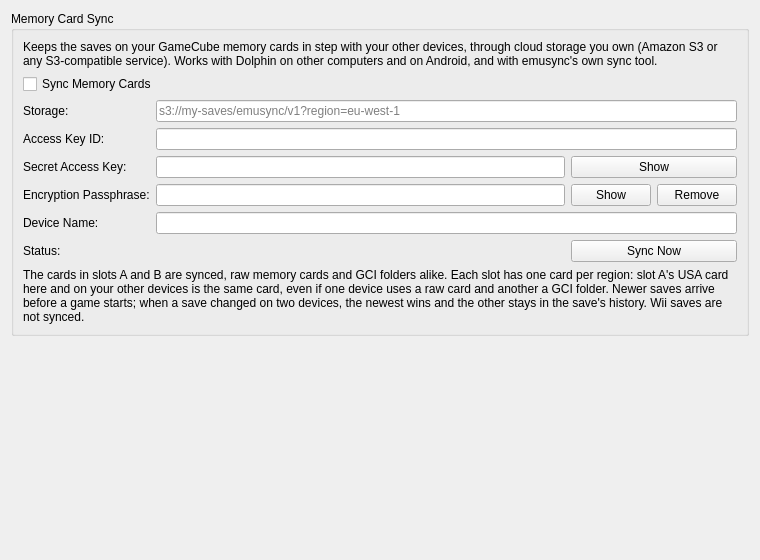
<?xml version="1.0" encoding="UTF-8"?>
<ui version="4.0">
 <class>MemoryCardSyncPane</class>
 <widget class="QWidget" name="MemoryCardSyncPane">
  <property name="geometry">
   <rect>
    <x>0</x>
    <y>0</y>
    <width>760</width>
    <height>560</height>
   </rect>
  </property>
  <layout class="QVBoxLayout" name="rootLayout">
   <item>
    <widget class="QGroupBox" name="syncGroup">
     <property name="title">
      <string>Memory Card Sync</string>
     </property>
     <layout class="QVBoxLayout" name="syncLayout">
      <item>
       <widget class="QLabel" name="introLabel">
        <property name="text">
         <string>Keeps the saves on your GameCube memory cards in step with your other devices, through cloud storage you own (Amazon S3 or any S3-compatible service). Works with Dolphin on other computers and on Android, and with emusync's own sync tool.</string>
        </property>
        <property name="wordWrap">
         <bool>true</bool>
        </property>
       </widget>
      </item>
      <item>
       <widget class="QCheckBox" name="enabledCheckBox">
        <property name="text">
         <string>Sync Memory Cards</string>
        </property>
       </widget>
      </item>
      <item>
       <layout class="QGridLayout" name="fieldsLayout">
        <item row="0" column="0">
         <widget class="QLabel" name="storageLabel">
          <property name="text">
           <string>Storage:</string>
          </property>
          <property name="buddy">
           <cstring>storageLineEdit</cstring>
          </property>
         </widget>
        </item>
        <item row="0" column="1" colspan="3">
         <widget class="QLineEdit" name="storageLineEdit">
          <property name="placeholderText">
           <string>s3://my-saves/emusync/v1?region=eu-west-1</string>
          </property>
         </widget>
        </item>
        <item row="1" column="0">
         <widget class="QLabel" name="accessKeyIdLabel">
          <property name="text">
           <string>Access Key ID:</string>
          </property>
          <property name="buddy">
           <cstring>accessKeyIdLineEdit</cstring>
          </property>
         </widget>
        </item>
        <item row="1" column="1" colspan="3">
         <widget class="QLineEdit" name="accessKeyIdLineEdit"/>
        </item>
        <item row="2" column="0">
         <widget class="QLabel" name="secretLabel">
          <property name="text">
           <string>Secret Access Key:</string>
          </property>
          <property name="buddy">
           <cstring>secretLineEdit</cstring>
          </property>
         </widget>
        </item>
        <item row="2" column="1">
         <widget class="QLineEdit" name="secretLineEdit">
          <property name="echoMode">
           <enum>QLineEdit::EchoMode::Password</enum>
          </property>
         </widget>
        </item>
        <item row="2" column="2" colspan="2">
         <widget class="QPushButton" name="secretShowButton">
          <property name="text">
           <string>Show</string>
          </property>
          <property name="checkable">
           <bool>true</bool>
          </property>
         </widget>
        </item>
        <item row="3" column="0">
         <widget class="QLabel" name="passphraseLabel">
          <property name="text">
           <string>Encryption Passphrase:</string>
          </property>
          <property name="buddy">
           <cstring>passphraseLineEdit</cstring>
          </property>
         </widget>
        </item>
        <item row="3" column="1">
         <widget class="QLineEdit" name="passphraseLineEdit">
          <property name="echoMode">
           <enum>QLineEdit::EchoMode::Password</enum>
          </property>
         </widget>
        </item>
        <item row="3" column="2">
         <widget class="QPushButton" name="passphraseShowButton">
          <property name="text">
           <string>Show</string>
          </property>
          <property name="checkable">
           <bool>true</bool>
          </property>
         </widget>
        </item>
        <item row="3" column="3">
         <widget class="QPushButton" name="passphraseRemoveButton">
          <property name="text">
           <string>Remove</string>
          </property>
         </widget>
        </item>
        <item row="4" column="0">
         <widget class="QLabel" name="deviceNameLabel">
          <property name="text">
           <string>Device Name:</string>
          </property>
          <property name="buddy">
           <cstring>deviceNameLineEdit</cstring>
          </property>
         </widget>
        </item>
        <item row="4" column="1" colspan="3">
         <widget class="QLineEdit" name="deviceNameLineEdit"/>
        </item>
        <item row="5" column="0">
         <widget class="QLabel" name="statusCaptionLabel">
          <property name="text">
           <string>Status:</string>
          </property>
         </widget>
        </item>
        <item row="5" column="1">
         <widget class="QLabel" name="statusLabel">
          <property name="wordWrap">
           <bool>true</bool>
          </property>
          <property name="textInteractionFlags">
           <set>Qt::TextInteractionFlag::TextSelectableByMouse</set>
          </property>
         </widget>
        </item>
        <item row="5" column="2" colspan="2">
         <widget class="QPushButton" name="syncNowButton">
          <property name="text">
           <string>Sync Now</string>
          </property>
         </widget>
        </item>
       </layout>
      </item>
      <item>
       <widget class="QLabel" name="cardsHelpLabel">
        <property name="text">
         <string>The cards in slots A and B are synced, raw memory cards and GCI folders alike. Each slot has one card per region: slot A's USA card here and on your other devices is the same card, even if one device uses a raw card and another a GCI folder. Newer saves arrive before a game starts; when a save changed on two devices, the newest wins and the other stays in the save's history. Wii saves are not synced.</string>
        </property>
        <property name="wordWrap">
         <bool>true</bool>
        </property>
       </widget>
      </item>
     </layout>
    </widget>
   </item>
   <item>
    <spacer name="verticalSpacer">
     <property name="orientation">
      <enum>Qt::Orientation::Vertical</enum>
     </property>
     <property name="sizeHint" stdset="0">
      <size>
       <width>20</width>
       <height>40</height>
      </size>
     </property>
    </spacer>
   </item>
  </layout>
 </widget>
 <resources/>
 <connections/>
</ui>
